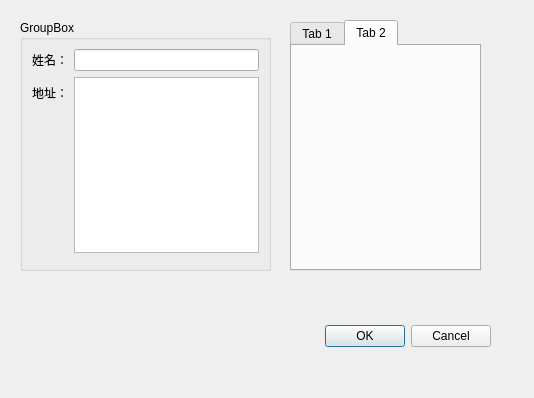
<?xml version="1.0" encoding="UTF-8"?>
<ui version="4.0">
 <class>OrderDialog</class>
 <widget class="QDialog" name="OrderDialog">
  <property name="geometry">
   <rect>
    <x>0</x>
    <y>0</y>
    <width>534</width>
    <height>398</height>
   </rect>
  </property>
  <property name="windowTitle">
   <string>Dialog</string>
  </property>
  <widget class="QDialogButtonBox" name="buttonBox">
   <property name="geometry">
    <rect>
     <x>150</x>
     <y>320</y>
     <width>341</width>
     <height>32</height>
    </rect>
   </property>
   <property name="orientation">
    <enum>Qt::Horizontal</enum>
   </property>
   <property name="standardButtons">
    <set>QDialogButtonBox::Cancel|QDialogButtonBox::Ok</set>
   </property>
  </widget>
  <widget class="QGroupBox" name="groupBox">
   <property name="geometry">
    <rect>
     <x>20</x>
     <y>20</y>
     <width>251</width>
     <height>251</height>
    </rect>
   </property>
   <property name="title">
    <string>GroupBox</string>
   </property>
   <layout class="QFormLayout" name="formLayout">
    <item row="0" column="0">
     <widget class="QLabel" name="label">
      <property name="text">
       <string>姓名：</string>
      </property>
     </widget>
    </item>
    <item row="0" column="1">
     <widget class="QLineEdit" name="lineEdit"/>
    </item>
    <item row="1" column="0">
     <widget class="QLabel" name="label_2">
      <property name="text">
       <string>地址：</string>
      </property>
     </widget>
    </item>
    <item row="1" column="1">
     <widget class="QTextEdit" name="textEdit"/>
    </item>
    <item row="2" column="0">
     <spacer name="verticalSpacer">
      <property name="orientation">
       <enum>Qt::Vertical</enum>
      </property>
      <property name="sizeHint" stdset="0">
       <size>
        <width>20</width>
        <height>14</height>
       </size>
      </property>
     </spacer>
    </item>
   </layout>
  </widget>
  <widget class="QTabWidget" name="tabWidget">
   <property name="geometry">
    <rect>
     <x>290</x>
     <y>20</y>
     <width>191</width>
     <height>251</height>
    </rect>
   </property>
   <property name="currentIndex">
    <number>1</number>
   </property>
   <property name="tabBarAutoHide">
    <bool>false</bool>
   </property>
   <widget class="QWidget" name="tab">
    <attribute name="title">
     <string>Tab 1</string>
    </attribute>
   </widget>
   <widget class="QWidget" name="tab_2">
    <attribute name="title">
     <string>Tab 2</string>
    </attribute>
   </widget>
  </widget>
 </widget>
 <resources/>
 <connections>
  <connection>
   <sender>buttonBox</sender>
   <signal>accepted()</signal>
   <receiver>OrderDialog</receiver>
   <slot>accept()</slot>
   <hints>
    <hint type="sourcelabel">
     <x>248</x>
     <y>254</y>
    </hint>
    <hint type="destinationlabel">
     <x>157</x>
     <y>274</y>
    </hint>
   </hints>
  </connection>
  <connection>
   <sender>buttonBox</sender>
   <signal>rejected()</signal>
   <receiver>OrderDialog</receiver>
   <slot>reject()</slot>
   <hints>
    <hint type="sourcelabel">
     <x>316</x>
     <y>260</y>
    </hint>
    <hint type="destinationlabel">
     <x>286</x>
     <y>274</y>
    </hint>
   </hints>
  </connection>
 </connections>
</ui>
